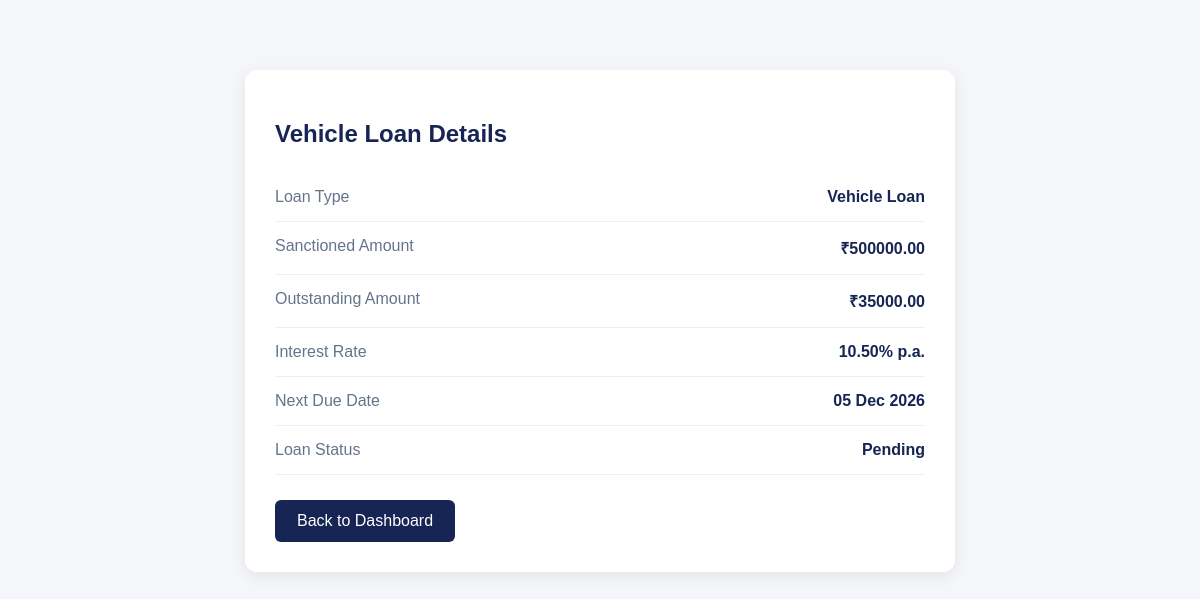
Page /loan/1/ (signed in) on the committed database.
### accounts/models.py (models this page shows, shortened)
class Loan(models.Model):
    LOAN_TYPES = [
        ('personal', 'Personal Loan'),
        ('home', 'Home Loan'),
        ('vehicle', 'Vehicle Loan'),
        ('education', 'Education Loan'),
    ]
    STATUS_CHOICES = [
        ('pending', 'Pending'),
        ('approved', 'Approved'),
        ('active', 'Active'),
        ('closed', 'Closed'),
        ('rejected', 'Rejected'),
    ]
    customer = models.ForeignKey(
        settings.AUTH_USER_MODEL,
        on_delete=models.CASCADE,
        related_name='loans'
    )
    loan_type = models.CharField(max_length=20, choices=LOAN_TYPES)
    sanctioned_amount = models.DecimalField(max_digits=15, decimal_places=2)
    outstanding_amount = models.DecimalField(max_digits=15, decimal_places=2)
    interest_rate = models.DecimalField(max_digits=5, decimal_places=2)
    next_due_date = models.DateField(null=True, blank=True)
    status = models.CharField(
        max_length=20,
        choices=STATUS_CHOICES,
        default='pending'
    )

### accounts/views.py (the view)
# urls.py: path('loan/<int:loan_id>/',views.loan_details,name='loan_details'),
def loan_details(request, loan_id):
    if request.user.is_staff:
        loan = get_object_or_404(Loan, id=loan_id)
    else:
        loan = get_object_or_404(
            Loan,
            id=loan_id,
            customer=request.user
        )
    return render(
        request,
        'loan_details.html',
        {'loan': loan}
    )

### accounts/templates/loan_details.html (shortened to what this page needs)
<!DOCTYPE html>
<html lang="en">
<head>
</head>
<body>
<div class="details-container">
    <h2>{{ loan.get_loan_type_display }} Details</h2>
    <div class="detail">
        <span>Loan Type</span>
        <strong>{{ loan.get_loan_type_display }}</strong>
    </div>
    <div class="detail">
        <span>Sanctioned Amount</span>
        <strong>₹{{ loan.sanctioned_amount|floatformat:2 }}</strong>
    </div>
    <div class="detail">
        <span>Outstanding Amount</span>
        <strong>₹{{ loan.outstanding_amount|floatformat:2 }}</strong>
    </div>
    <div class="detail">
        <span>Interest Rate</span>
        <strong>{{ loan.interest_rate }}% p.a.</strong>
    </div>
    <div class="detail">
        <span>Next Due Date</span>
        <strong>
            {% if loan.next_due_date %}
                {{ loan.next_due_date|date:"d M Y" }}
            {% else %}
                Not available
            {% endif %}
        </strong>
    </div>
    <div class="detail">
        <span>Loan Status</span>
        <strong>{{ loan.get_status_display }}</strong>
    </div>
    <a href="{% url 'dashboard' %}" class="back-button">
        Back to Dashboard
    </a>
</div>
</body>
</html>

### accounts/templates/loan_details.html (style rules this page uses)
body { font-family: Arial, sans-serif; background: #f4f6fa; margin: 0; padding: 30px; }
.details-container { max-width: 650px; margin: 40px auto; background: white; padding: 30px; border-radius: 12px; box-shadow: 0 4px 15px rgba(0,0,0,0.08); }
h2 { color: #172554; margin-bottom: 25px; }
.detail { display: flex; justify-content: space-between; gap: 15px; padding: 15px 0; border-bottom: 1px solid #eee; }
.detail span { color: #64748b; }
.detail strong { color: #172554; text-align: right; }
.back-button { display: inline-block; margin-top: 25px; padding: 12px 22px; background: #172554; color: white; text-decoration: none; border-radius: 6px; }

### rows in the picture
Loan: loan_type "Vehicle Loan", sanctioned_amount "500000.00", outstanding_amount "35000.00", interest_rate "10.50", next_due_date "05 Dec 2026", status "Pending"
